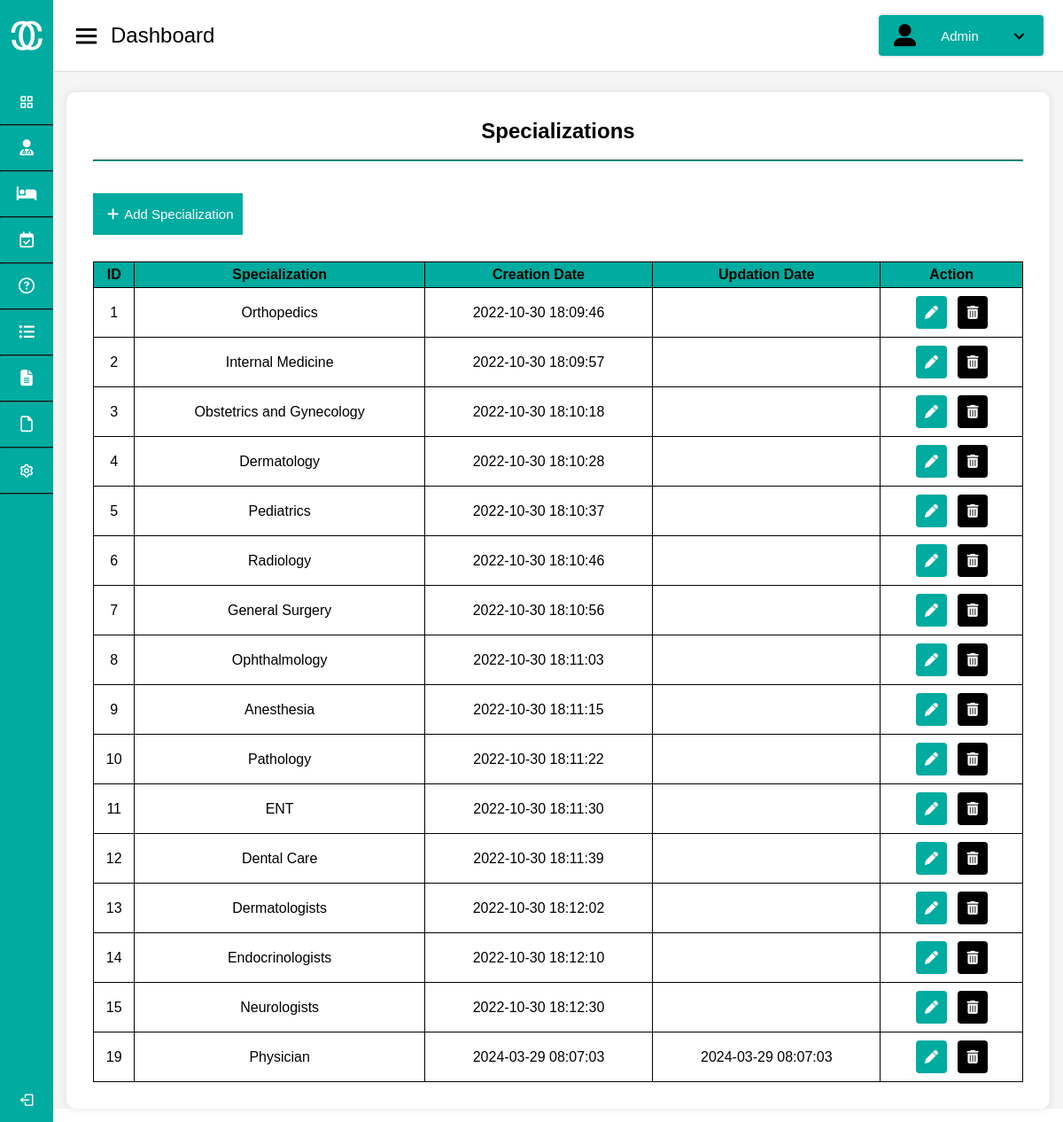
Before: /Admin/specializations.php with the older database file.
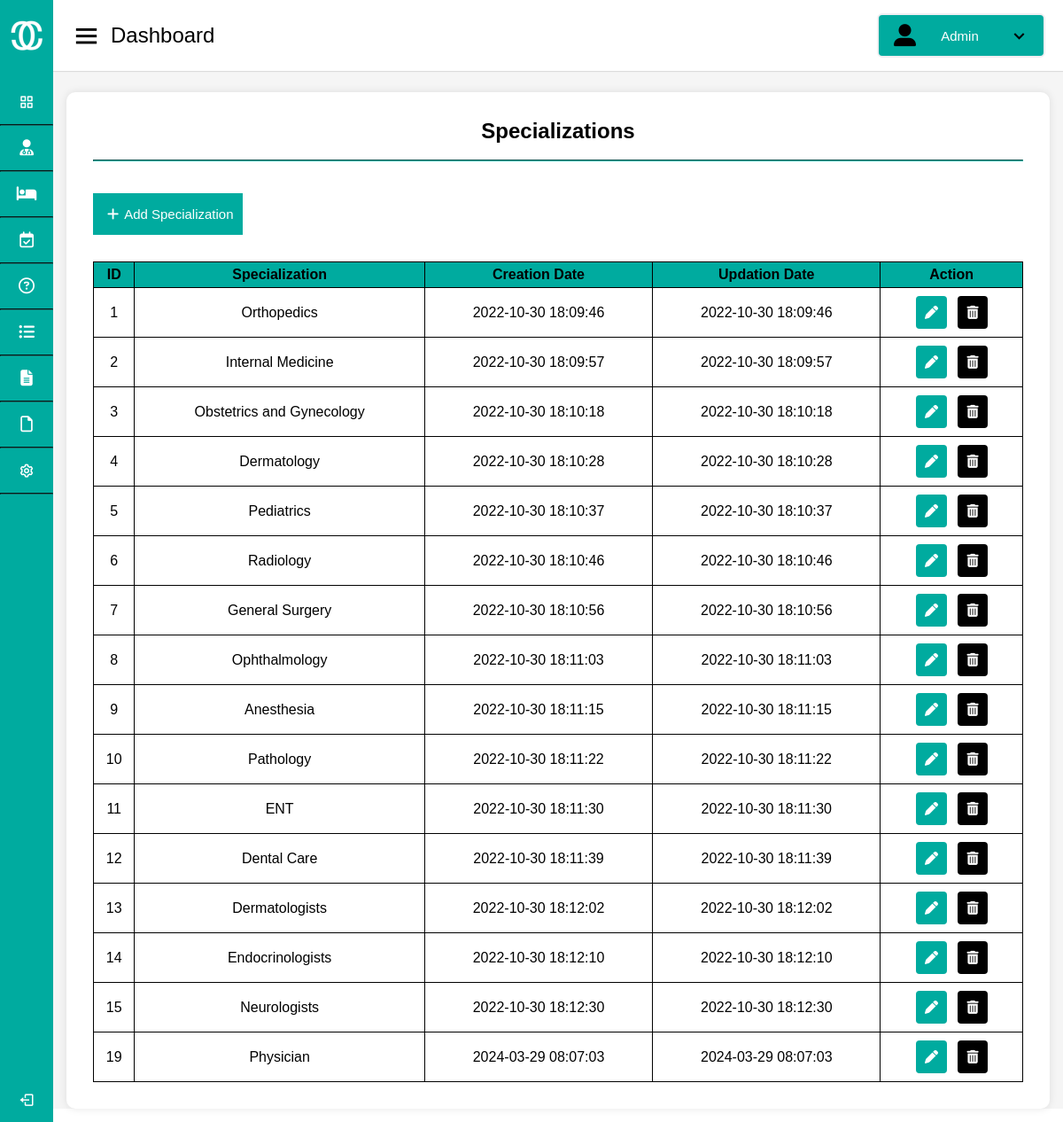
After: the same page with the newer database file.
### tables this page shows
CREATE TABLE `doctorspecilization` (
  `id` int(11) NOT NULL,
  `specialization` varchar(255) DEFAULT NULL,
  `creationDate` timestamp NULL DEFAULT current_timestamp(),
  `updationDate` timestamp NULL DEFAULT NULL ON UPDATE current_timestamp()
);

### Admin/specializations.php (the view, shortened to what this page needs)
<!DOCTYPE html>
<html lang="en" dir="ltr">
  <head>
    <link rel="stylesheet" href="style.css" />
    <link href="https://unpkg.com/boxicons@2.0.7/css/boxicons.min.css" rel="stylesheet" />
  </head>
  <body onload="onload()">
    <div class="sidebar">
      <div class="logo-details">
        <img src="logo.png" alt="logo">
        <span class="logo_name">CureConnect</span>
      </div>
      <ul class="nav-links">
        <li>
          <a href="index.html" >
            <i class="bx bx-grid-alt"></i>
            <span class="links_name">Dashboard</span>
          </a>
        </li>
        <hr>
        <li>
          <a href="doctors.php">
            <i class="fa-solid fa-user-doctor"></i>
            <span class="links_name">Doctors</span>
          </a>
          </li>
          <hr>
        <li>
          <a href="patients.php">
            <i class="fa-solid fa-bed"></i>
            <span class="links_name">Patients</span>
          </a>
        </li>
        <hr>
        <li>
          <a href="appointments.php">
            <i class="fa-regular fa-calendar-check"></i>
            <span class="links_name">Appointments</span>
          </a>
        </li>
        <hr>
        <li>
          <a href="queries.php">
            <i class="fa-regular fa-circle-question"></i>
            <span class="links_name">Queries</span>
          </a>
        </li>
        <hr>
        <li>
          <a href="session-logs.html">
            <i class="fa-solid fa-list-ul"></i>
            <span class="links_name">Session logs</span>
          </a>
        </li>
        <hr>
        <li>
          <a href="report.html">
            <i class="fa-solid fa-file-lines"></i>
            <span class="links_name">Reports</span>
          </a>
        </li>
        <hr>
        <li>
          <a href="pages.html">
            <i class="fa-regular fa-file"></i>
            <span class="links_name">Pages</span>
          </a>
        </li>
        <hr>
        <li>
          <a href="settings.html">
            <i class="bx bx-cog"></i>
            <span class="links_name">Settings</span>
          </a>
        </li>
        <hr>
        <li class="log_out">
          <a href="#">
            <i class="bx bx-log-out"></i>
            <span class="links_name">Log out</span>
          </a>
        </li>
      </ul>
    </div>
    <section class="home-section">
      <nav>
        <div class="sidebar-button">
          <i class="bx bx-menu sidebarBtn"></i>
          <span class="dashboard">Dashboard</span>
        </div>
        <button class="profile-details dropbtn dropdown" onclick="toggleDropdown()">
          <i class="fa-solid fa-user-large"></i>
          <span class="admin_name">Admin</span>
          <i class="bx bx-chevron-down"></i>
        </button>
      </nav>
      <div class="home-content">
              <div class="main ">
                <div class="main-head">
            <h2>Specializations</h2><br><hr><br><br>
            <a href="add-specialization.html"><button><i class="fa-solid fa-plus"></i>Add Specialization</button></a>
            </div>
          <div class="table-container">
<table>
  <tr>
      <th>ID</th>
      <th>Specialization</th>
      <th>Creation Date</th>
      <th>Updation Date</th>
      <th>Action</th>
    </tr>
  <?php
$servername = "localhost";
$username = "root";
$password = '';
$dbname = "hms";
$conn = new mysqli($servername, $username, $password, $dbname);
$sql = "SELECT * FROM doctorspecilization ";
$result = $conn->query($sql);
if ($result->num_rows > 0) {
    while ($row = $result->fetch_assoc()) {
        echo "<tr>";
        echo "<td>" . $row['id'] . "</td>";;
        echo "<td>" . $row['specialization'] . "</td>";
        echo "<td>" . $row['creationDate'] . "</td>";
        echo "<td>" . $row['updationDate'] . "</td>";
        echo "<td>
                <button class='edit'><i class='fas fa-pen'></i></button>
                <button class='delete'><i class='fas fa-trash-can'></i></button>
              </td>";
        echo "</tr>";
    }
} else {
    echo "<tr><td colspan='7'>No appointments found</td></tr>";
}
?>
</table>
</div>
              </div>
              </div>
  </body>
</html>

Changed rows visible on the page:
changed doctorspecilization "Orthopedics": updationDate (not shown) → "2022-10-30 18:09:46"
changed doctorspecilization "Internal Medicine": updationDate (not shown) → "2022-10-30 18:09:57"
changed doctorspecilization "Obstetrics and Gynecology": updationDate (not shown) → "2022-10-30 18:10:18"
changed doctorspecilization "Dermatology": updationDate (not shown) → "2022-10-30 18:10:28"
changed doctorspecilization "Pediatrics": updationDate (not shown) → "2022-10-30 18:10:37"
changed doctorspecilization "Radiology": updationDate (not shown) → "2022-10-30 18:10:46"
changed doctorspecilization "General Surgery": updationDate (not shown) → "2022-10-30 18:10:56"
changed doctorspecilization "Ophthalmology": updationDate (not shown) → "2022-10-30 18:11:03"
changed doctorspecilization "Anesthesia": updationDate (not shown) → "2022-10-30 18:11:15"
changed doctorspecilization "Pathology": updationDate (not shown) → "2022-10-30 18:11:22"
changed doctorspecilization "ENT": updationDate (not shown) → "2022-10-30 18:11:30"
changed doctorspecilization "Dental Care": updationDate (not shown) → "2022-10-30 18:11:39"
changed doctorspecilization "Dermatologists": updationDate (not shown) → "2022-10-30 18:12:02"
changed doctorspecilization "Endocrinologists": updationDate (not shown) → "2022-10-30 18:12:10"
changed doctorspecilization "Neurologists": updationDate (not shown) → "2022-10-30 18:12:30"
